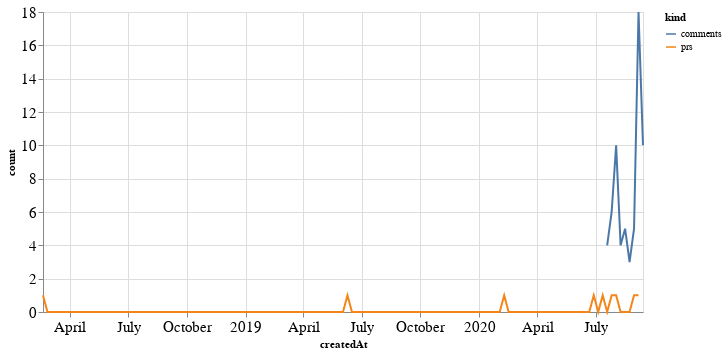

The cell this chart's notebook holds for it:
### Code cell
alt.Chart(total_time, width=600).mark_line().encode(
    x='createdAt',
    y='count',
    color='kind'
)

### Figure 1 — Vega-Lite specification as saved in the notebook (floating-point values rounded to 4 significant figures; data arrays with more than 128 entries replaced by an {"elided": "..."} marker saying what was removed)
{"config": {"axisLeft": {"labelFontSize": 15}, "axisBottom": {"labelFontSize": 15}}, "data": {"name": "data-302b4443e7370fd0b48ead8c238a9ad4"}, "mark": "line", "encoding": {"color": {"type": "nominal", "field": "kind"}, "x": {"type": "temporal", "field": "createdAt"}, "y": {"type": "quantitative", "field": "count"}}, "width": 600, "$schema": "https://vega.github.io/schema/vega-lite/v4.8.1.json", "datasets": {"data-302b4443e7370fd0b48ead8c238a9ad4": {"elided": "270 records"}}}
